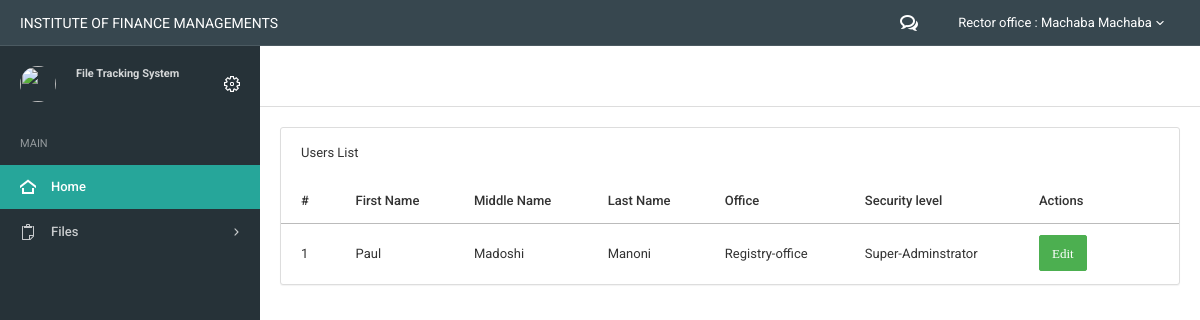
/tables.php?level=2&upper_office=10 (signed in), run on the app's committed database.
### tables this page shows
CREATE TABLE `sections_levels_list` (
  `sections_levels_list_id` int(11) NOT NULL,
  `name` varchar(100) NOT NULL,
  `level` int(11) NOT NULL,
  `section_levels_id` int(11) NOT NULL
);

CREATE TABLE `staffs` (
  `id` int(11) NOT NULL,
  `staff_id` varchar(100) NOT NULL,
  `fname` varchar(300) NOT NULL,
  `middle` varchar(300) NOT NULL,
  `lname` varchar(300) NOT NULL,
  `email` varchar(300) NOT NULL,
  `inside_section_list_id` int(11) NOT NULL,
  `phone` int(11) NOT NULL,
  `username` varchar(300) NOT NULL,
  `password` varchar(300) NOT NULL,
  `security_level_id` int(11) NOT NULL
);

CREATE TABLE `security_level` (
  `id` int(11) NOT NULL,
  `levels` varchar(100) NOT NULL
);

### Core/init.php (called while the page is built, shortened)
<?php
spl_autoload_register(function ($classes){
    $path = '../classes/'.$classes.'.class.php';
});
require_once '../classes/Connection.php';

### public/login_include.php (called while the page is built, shortened)
<?php
$session = new Session();
 ?>

### classes/session.class.php (called while the page is built, shortened)
<?php
class Session{
                                ?>
<?php
		private function checklogin(){
			if (isset($_SESSION['staff_email'])) {
				$this->staff_email = $_SESSION['staff_email'];
			} else {
				unset($this->staff_email);
				$this->logged = false;
			}
		}
}

### classes/Connection.php (called while the page is built, shortened)
<?php
class Connection{
    public $connect;
    public function open_connection() {
        $this->connect = mysqli_connect(DB_SERVER, DB_USER, DB_PASSWORD, DB_NAME);
    }
    public function select_query($sql){
        $r = $this->connect->query($sql);
        $m = array();
        while($row =$r->fetch_assoc()){
            $m[] = $row;
        }
        return $m;
    }
    public function query($sql){
        $r = mysqli_query($this->connect,$sql);
        $row = mysqli_fetch_assoc($r);
        return $row;
    }
}

### classes/staff.class.php (called while the page is built, shortened)
<?php
class Staff{
    public static function full_name($fname, $lname) {
        if ($fname <> '' && $lname <> '') {
            return $fname ." ". $lname;
        } else {
            return 'System user';
        }
    }
    public function staff_one($email){
        $select = new Connection();
        $row = $select->query("select * from staffs where email = '$email'");
        return $row;
    }
  public function staff_section_level_list_id($id){
    $select = new Connection();
    $row = $select->select_query("select * from staffs where inside_section_list_id = $id");
    return $row;
  }
}

### classes/Section_levels_list.class.php (called while the page is built, shortened)
<?php
class Section_levels_list{
    public function select_section_level_list_id($pageid){
        $select = new Connection();
        $row = $select->query("select * from sections_levels_list where sections_levels_list_id = $pageid");
        return $row;
    }
}

### classes/security.class.php (called while the page is built, shortened)
<?php
class security{
    public function select_sec_id($secid){
        $select = new Connection();
        $row = $select->select_query("select * from security_level where id = $secid");
        return $row;
    }
}

### public/user_office/users_in_offices.php (the view)
<?php
if(isset($_GET['upper_office'])){
    $pageid = $_GET['upper_office'];
}
if($pageid != 0){ ?>
    <section class="panel">
        <header class="panel-heading">
            Users List
        </header>
        <div class="table-responsive" >
            <table class="table">
                <thead>
                <tr>
                    <th>#</th>
                    <th>First Name</th>
                    <th>Middle Name</th>
                    <th>Last Name</th>
                    <th>Office</th>
                    <th>Security level</th>
                    <th>Actions</th>
                </tr>
                </thead>
                <tbody>
                <?php
                $staff = new Staff();
                foreach ($staff->staff_section_level_list_id($pageid) as $staff2){
                    $staff_section_level_list_id = $staff2['inside_section_list_id'];
                    $sec_id = $staff2['security_level_id'];
                    ?>
                    <tr>
                        <td><?php echo $staff2['id']; ?></td>
                        <td><?php echo $staff2['fname']; ?></td>
                        <td><?php echo $staff2['middle']; ?></td>
                        <td><?php echo $staff2['lname']; ?></td>
                        <td>  <?php
                            $section_level_list = new Section_levels_list();
                            $section_level_list5 = $section_level_list->select_section_level_list_id($staff_section_level_list_id);
                            echo $section_level_list5['name'];
                            ?>
                        </td>
                        <?php
                        $sec = new security();
                        foreach ($sec->select_sec_id($sec_id) as $sec3){ ?>
                            <td><?php echo $sec3['levels']; ?></td>
                        <?php }
                        ?>
                        <td width="160">
                            <button class="btn btn-success icon-large edit-user-info-link" data-toggle="modal" data-target="#myEdit">
                                Edit
                            </button>   </td>
                    </tr>
                <?php  }
                ?>
                </tbody>
            </table>
        </div>
    </section>
    <?php
}
?>

### public/template/navigation.php (shortened to what this page needs)
<div class="navbar navbar-inverse">
		<div class="navbar-header">
			<a class="navbar-brand" href="index.php">INSTITUTE OF FINANCE MANAGEMENTS</a>
		</div>
		<div class="navbar-collapse collapse" id="navbar-mobile">
			<ul class="nav navbar-nav navbar-right">
				<li class="dropdown" id="notification">
					<a href="#" class="dropdown-toggle" data-toggle="dropdown">
						<i class="icon-bubbles4"></i>
						<span class="badge bg-warning-400" id="testing"><?php
						$staff = new Staff();
						$receiver = $staff->staff_one($session->staff_email);
						?></span>
					</a>
				</li>
				<li class="dropdown dropdown-user">
					<a class="dropdown-toggle" data-toggle="dropdown">
						<span>
							<?php
							$staff = new Staff();
							$row = $staff->staff_one($session->staff_email);
							$fname = $row['fname'];
							$lname = $row['lname'];
							$office_id = $row['inside_section_list_id'];
							$section_level_list = new Section_levels_list();
							$office = $section_level_list->select_section_level_list_id($office_id);
							$row1 = Staff::full_name($fname,$lname);
							echo $office['name'].' : '.$row1;
							?>
							</span>
						<i class="caret"></i>
					</a>
				</li>
			</ul>
		</div>
	</div>

### data on the page
sections_levels_list: name "Rector office"
staffs: row1 "Machaba Machaba"
staffs: id "1", fname "Paul", middle "Madoshi", lname "Manoni", sections_levels_list.name "Registry-office"
security_level: levels "Super-Adminstrator"
